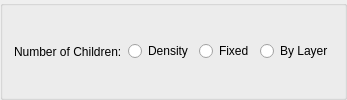
                          <widget class="QGroupBox" name="attributesStandardNumChildrenGroup">
                          <property name="minimumHeight"><number>50</number></property>
                          <property name="maximumHeight"><number>50</number></property>
                          <layout class="QHBoxLayout" name="attributesStandardNumChildrenLayout">
                              <item>
                                  <widget class="QLabel" name="attributesStandardNumChildrenLabel">
                                  <property name="text"><string>Number of Children:</string></property>
                                  </widget>
                              </item>
                              <item>
                                <widget class="QRadioButton" name="densityButton">
                                <property name="text"><string>Density</string></property>
                                </widget>
                              </item>
                              <item>
                                <widget class="QRadioButton" name="fixedButton">
                                <property name="text"><string>Fixed</string></property>
                                </widget>
                              </item>
                              <item>
                                <widget class="QRadioButton" name="byLayerButton">
                                <property name="text"><string>By Layer</string></property>
                                </widget>
                              </item>
                          </layout>
                          </widget>
